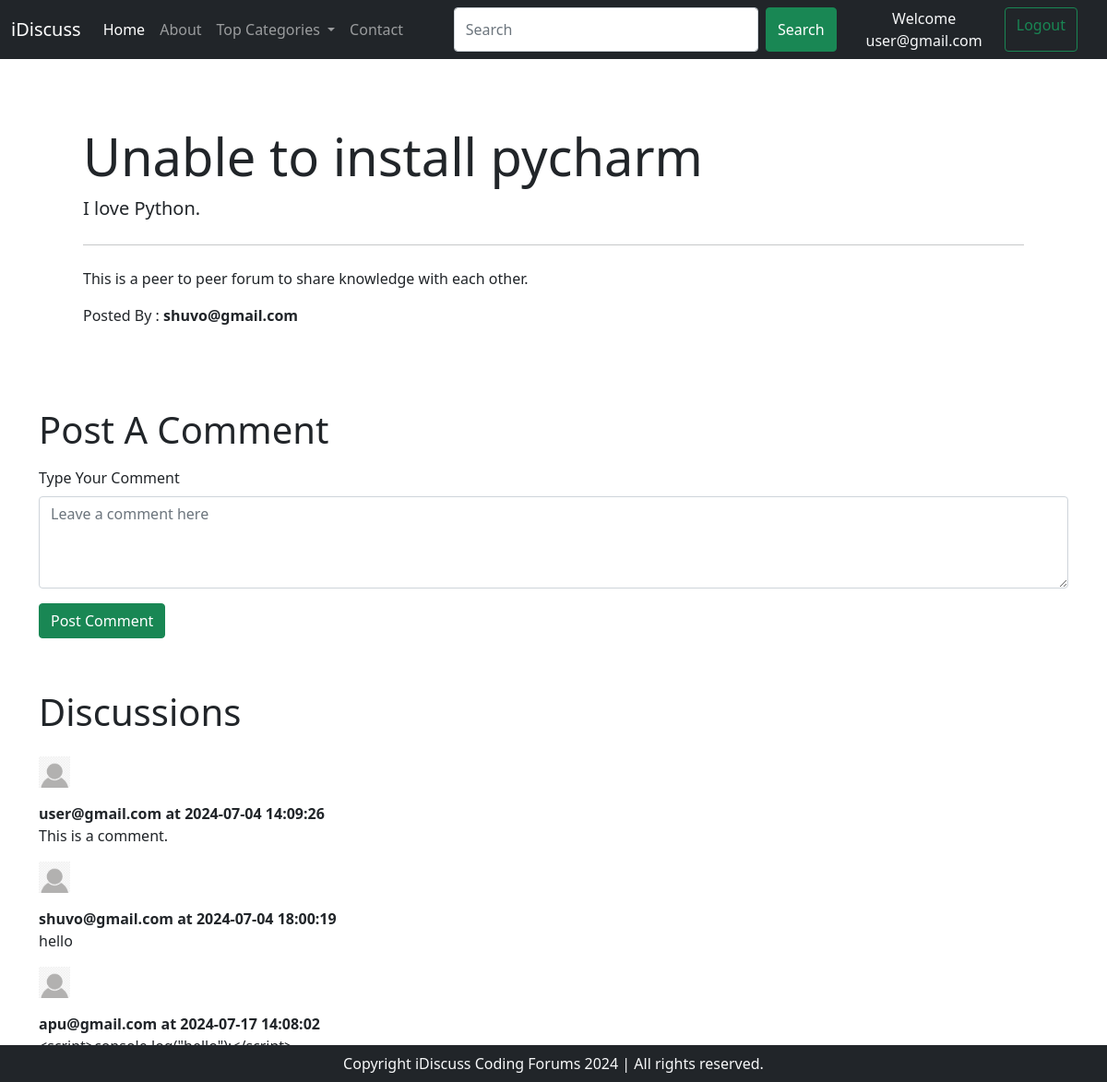
The app's page /thread.php?threadid=1 (signed in) with its own data.
### tables this page shows
CREATE TABLE `threads` (
  `thread_id` int(7) NOT NULL,
  `thread_title` varchar(255) NOT NULL,
  `thread_desc` text NOT NULL,
  `thread_cat_id` int(7) NOT NULL,
  `thread_user_id` int(7) NOT NULL,
  `timestamp` datetime NOT NULL DEFAULT current_timestamp()
);

CREATE TABLE `users` (
  `sno` int(11) NOT NULL,
  `user_email` varchar(30) NOT NULL,
  `user_pass` varchar(255) NOT NULL,
  `timestamp` int(11) NOT NULL
);

CREATE TABLE `comments` (
  `comment_id` int(8) NOT NULL,
  `comment_content` text NOT NULL,
  `thread_id` int(8) NOT NULL,
  `comment_by` int(11) NOT NULL,
  `comment_time` datetime NOT NULL DEFAULT current_timestamp()
);

### thread.php (the view, shortened to what this page needs)
<!DOCTYPE html>
<html lang="en">
<head>
    <link href="https://cdn.jsdelivr.net/npm/bootstrap@5.0.2/dist/css/bootstrap.min.css" rel="stylesheet"
 />
</head>
<body>
    <?php include 'partials/_dbconnect.php';?>
    <?php include 'partials/_header.php';?>
    <?php
    $id = $_GET['threadid'];
    $sql = "SELECT * FROM `threads` WHERE thread_id=$id";
    $result = mysqli_query($conn,$sql);
    while ($row = mysqli_fetch_assoc($result)) {
        $title = $row['thread_title'];
        $desc = $row['thread_desc'];
        $thread_user_id = $row['thread_user_id'];
        $sql2 = "SELECT user_email FROM `users` WHERE sno='$thread_user_id'";
        $result2 = mysqli_query($conn,$sql2);
        $row2 = mysqli_fetch_assoc($result2);
        $posted_by = $row2['user_email'];
    }
    ?>
    <div class="container my-3">
        <div class="mt-4 p-5 text-black rounded">
            <h1 class="display-4"><?php echo $title;?></h1>
            <p class="lead"><?php echo $desc;?></p>
            <hr class="my-4">
            <p>This is a peer to peer forum to share knowledge with each other.</p>
            <p>Posted By : <b><?php echo $posted_by; ?></b></p>
        </div>
    </div>
    <?php
    if (isset($_SESSION['loggedin']) && $_SESSION['loggedin'] == true) {
        echo '<div class="container">
        <h1 class="py-2">Post A Comment</h1>
        <form action="'.$_SERVER['REQUEST_URI'] .'" method="post">
            <div class="form-group">
                <label for="exampleInputEmail1" class="form-label">Type Your Comment</label>
                <textarea class="form-control" placeholder="Leave a comment here" id="comment" name="comment"
                    style="height: 100px"></textarea>
                    <input type="hidden" name="sno" value="'. $_SESSION["sno"].'">
                <button type="submit" class="btn btn-success mt-3 mb-5">Post Comment</button>
            </div>
        </form>
    </div>';
    }else{
        echo '<div class="container">
        <h1 class="py-2">Post A Comment</h1>
        <p class="lead">You are not loggedin. Please login to be able to start a comment.</p>
    </div>';
    }
    ?>
    <div class="container" id="ques">
        <h1 class="py-2">Discussions</h1>
        <?php
        $id = $_GET['threadid'];
        $sql = "SELECT * FROM `comments` WHERE thread_id=$id";
        $result = mysqli_query($conn,$sql);
        while ($row = mysqli_fetch_assoc($result)) {
        $content = $row['comment_content'];
        $comment_time = $row['comment_time'];
        $thread_user_id = $row['comment_by'];
        $sql2 = "SELECT user_email FROM `users` WHERE sno='$thread_user_id'";
        $result2 = mysqli_query($conn,$sql2);
        $row2 = mysqli_fetch_assoc($result2);
        echo '<div class="media my-3">
            <img class="mr-3 mb-3" src="img/userdefaultpng.png" width="34px" alt="Generic placeholder image">
            <div class="media-body">
                <p class="fw-bold my-0">'. $row2['user_email'] . ' at '. $comment_time .'</p>
                '. $content .'
            </div>
        </div>';
        }
    ?>
    </div>
    <?php include 'partials/_footer.php';?>
</body>
</html>

### thread.php (style rules this page uses)
#ques { min-height: 433px; }

### records on screen
threads: thread_title "Unable to install pycharm", thread_desc "I love Python."
users: user_email "shuvo@gmail.com"
comments: users.user_email "user@gmail.com", comment_time "2024-07-04 14:09:26", comment_content "This is a comment."
comments: users.user_email "shuvo@gmail.com", comment_time "2024-07-04 18:00:19", comment_content "hello"
comments: users.user_email "apu@gmail.com", comment_time "2024-07-17 14:08:02"

### other values on screen
$_SESSION['useremail'] "user@gmail.com"
